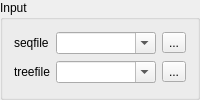
                       <widget class="QGroupBox" name="groupBox_11">
                        <property name="sizePolicy">
                         <sizepolicy hsizetype="Preferred" vsizetype="Fixed">
                          <horstretch>0</horstretch>
                          <verstretch>0</verstretch>
                         </sizepolicy>
                        </property>
                        <property name="title">
                         <string>Input</string>
                        </property>
                        <layout class="QGridLayout" name="gridLayout_14">
                         <item row="0" column="0">
                          <widget class="QLabel" name="label_34">
                           <property name="toolTip">
                            <string>The sequence data file.</string>
                           </property>
                           <property name="text">
                            <string>seqfile</string>
                           </property>
                          </widget>
                         </item>
                         <item row="0" column="1">
                          <widget class="QComboBox" name="comboBox_17">
                           <property name="sizePolicy">
                            <sizepolicy hsizetype="Expanding" vsizetype="Fixed">
                             <horstretch>0</horstretch>
                             <verstretch>0</verstretch>
                            </sizepolicy>
                           </property>
                           <property name="editable">
                            <bool>true</bool>
                           </property>
                          </widget>
                         </item>
                         <item row="0" column="2">
                          <widget class="QToolButton" name="toolButton_3">
                           <property name="text">
                            <string>...</string>
                           </property>
                          </widget>
                         </item>
                         <item row="1" column="0">
                          <widget class="QLabel" name="label_35">
                           <property name="toolTip">
                            <string>The tree structure file.</string>
                           </property>
                           <property name="text">
                            <string>treefile</string>
                           </property>
                          </widget>
                         </item>
                         <item row="1" column="1">
                          <widget class="QComboBox" name="comboBox_18">
                           <property name="sizePolicy">
                            <sizepolicy hsizetype="Expanding" vsizetype="Fixed">
                             <horstretch>0</horstretch>
                             <verstretch>0</verstretch>
                            </sizepolicy>
                           </property>
                           <property name="editable">
                            <bool>true</bool>
                           </property>
                          </widget>
                         </item>
                         <item row="1" column="2">
                          <widget class="QToolButton" name="toolButton_5">
                           <property name="text">
                            <string>...</string>
                           </property>
                          </widget>
                         </item>
                        </layout>
                       </widget>
